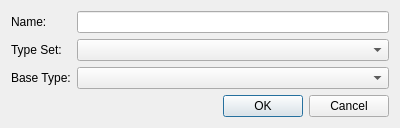
<?xml version="1.0" encoding="UTF-8"?>
<ui version="4.0">
 <class>DerivedTypeWindow</class>
 <widget class="QDialog" name="DerivedTypeWindow">
  <property name="geometry">
   <rect>
    <x>0</x>
    <y>0</y>
    <width>400</width>
    <height>119</height>
   </rect>
  </property>
  <property name="windowTitle">
   <string>Derived Type</string>
  </property>
  <layout class="QFormLayout" name="formLayout">
   <item row="0" column="0">
    <widget class="QLabel" name="labelName">
     <property name="text">
      <string>Name:</string>
     </property>
    </widget>
   </item>
   <item row="1" column="0">
    <widget class="QLabel" name="labelTypeSet">
     <property name="text">
      <string>Type Set:</string>
     </property>
    </widget>
   </item>
   <item row="2" column="0">
    <widget class="QLabel" name="labelBaseType">
     <property name="text">
      <string>Base Type:</string>
     </property>
    </widget>
   </item>
   <item row="0" column="1">
    <widget class="QLineEdit" name="lineEditName"/>
   </item>
   <item row="1" column="1">
    <widget class="QComboBox" name="comboBoxTypeSet"/>
   </item>
   <item row="2" column="1">
    <widget class="QComboBox" name="comboBoxBaseType"/>
   </item>
   <item row="3" column="1">
    <widget class="QDialogButtonBox" name="buttonBox">
     <property name="orientation">
      <enum>Qt::Horizontal</enum>
     </property>
     <property name="standardButtons">
      <set>QDialogButtonBox::Cancel|QDialogButtonBox::Ok</set>
     </property>
    </widget>
   </item>
  </layout>
 </widget>
 <resources/>
 <connections>
  <connection>
   <sender>buttonBox</sender>
   <signal>accepted()</signal>
   <receiver>DerivedTypeWindow</receiver>
   <slot>accept()</slot>
   <hints>
    <hint type="sourcelabel">
     <x>248</x>
     <y>254</y>
    </hint>
    <hint type="destinationlabel">
     <x>157</x>
     <y>274</y>
    </hint>
   </hints>
  </connection>
  <connection>
   <sender>buttonBox</sender>
   <signal>rejected()</signal>
   <receiver>DerivedTypeWindow</receiver>
   <slot>reject()</slot>
   <hints>
    <hint type="sourcelabel">
     <x>316</x>
     <y>260</y>
    </hint>
    <hint type="destinationlabel">
     <x>286</x>
     <y>274</y>
    </hint>
   </hints>
  </connection>
 </connections>
</ui>
